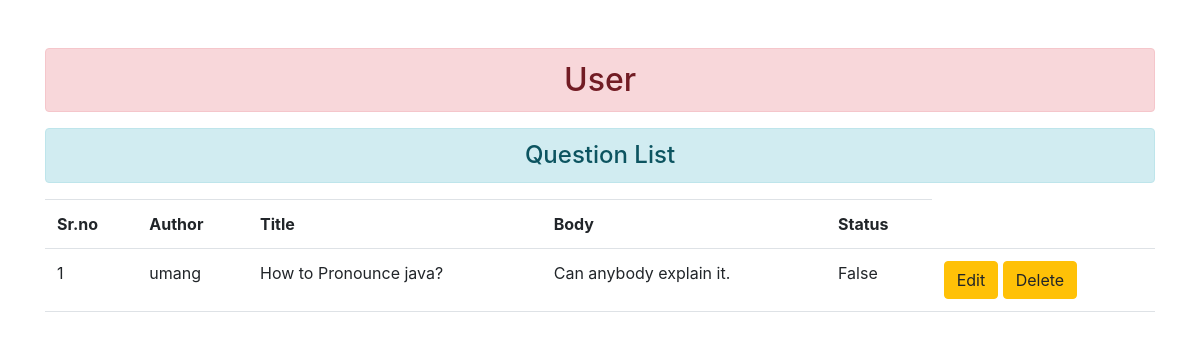
Screenshot of /stackovf/view_question/ (signed in) with the database file from the repository.
### userapp/models.py (models this page shows)
class Question(models.Model):
    author = models.ForeignKey(User, on_delete=models.CASCADE)
    title = models.CharField(max_length = 255)
    body = models.TextField()
    status = models.BooleanField(default=False)

### userapp/views.py (the view)
# urls.py: path("view_question/", views.view_question, name="view_question"),
def view_question(request):
	validate_login(request)
	print(request.user.id)
	questions = Question.objects.all().filter(author=request.user)
	return render(request,"userapp/view_question.html",{"ques" : questions})

### userapp/views.py (called while the page is built)
def validate_login(request):
    if not request.user.is_authenticated:
        return login_request(request)

### userapp/templates/userapp/view_question.html (shortened to what this page needs)
{% extends 'userapp/base.html' %}
{% block content %}
<div class="row">
<div class="col-sm-12">
    {% if ques %}
    <h4 class="text-center alert alert-info">Question List</h4>
    <table class="table table-hover">
        <tbody>
            <tr>
                <th>Sr.no</th>
                <th>Author </th>
                <th>Title </th>
                <th>Body </th>
                <th>Status </th>
            </tr>
            {% for question in ques %}
            <tr>
                <td>{{ forloop.counter }}</td>
                <td>{{question.author}}</td>
                <td>{{question.title}}</td>
                <td>{{question.body}}</td>
                <td>{{question.status}}</td>
                <td>
                    <a href="{% url 'update_question' question.id %}" class="btn btn-warning">Edit</a>
                    <form action="{% url 'delete_question' question.id %}" class="d-inline" method="post">
                        <input type="submit" value="Delete" class="btn btn-warning">
                    </form>
                </td>
            </tr>
            {% endfor %}
        </tbody>
    </table>
    {% else %}
    <h4 class="text-center alert alert-info">No Questions added</h4>
    {% endif %}
</div>
</div>
{% endblock content %}

### rows the page displays
Question: author "umang", title "How to Pronounce java?", body "Can anybody explain it.", status "False"
